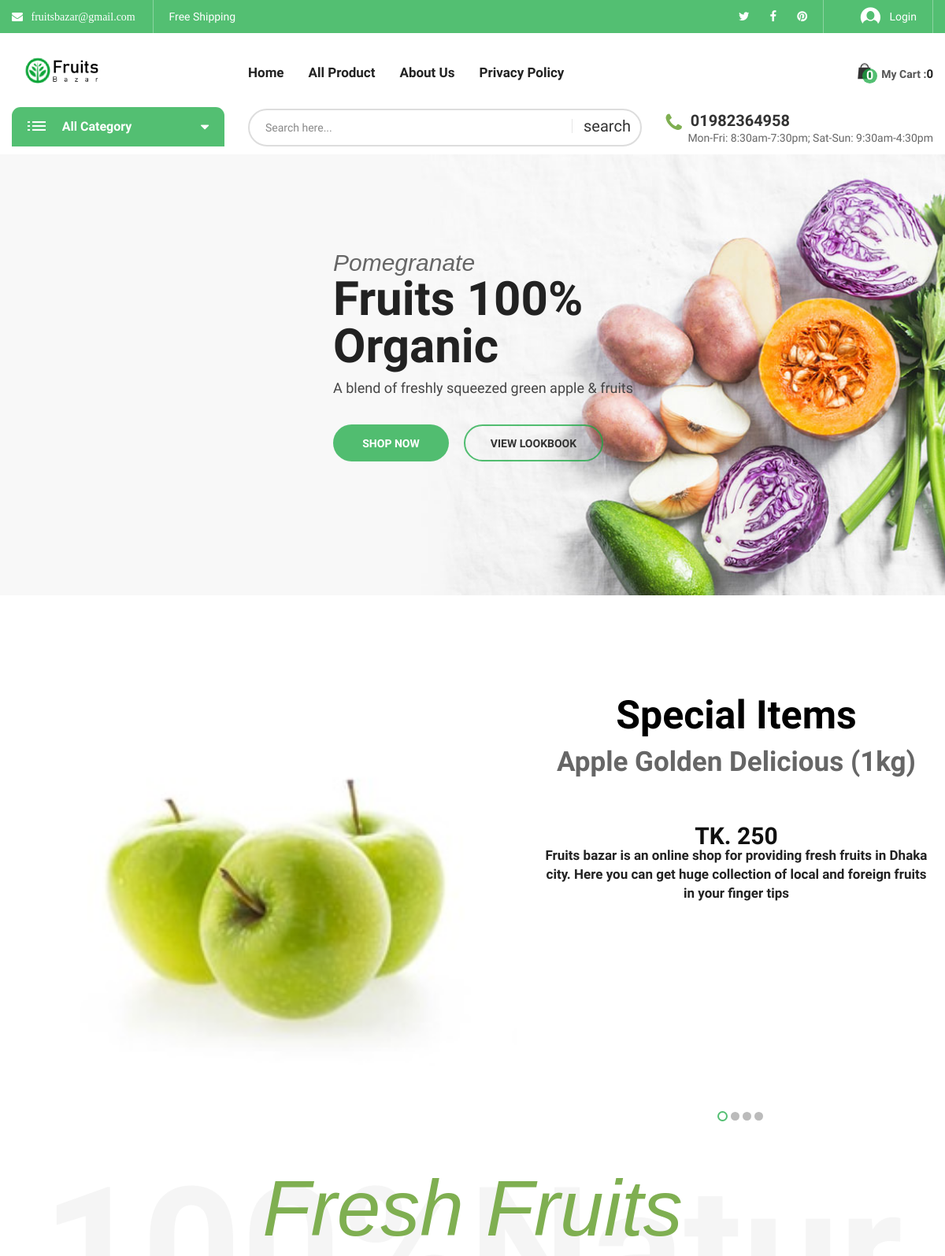
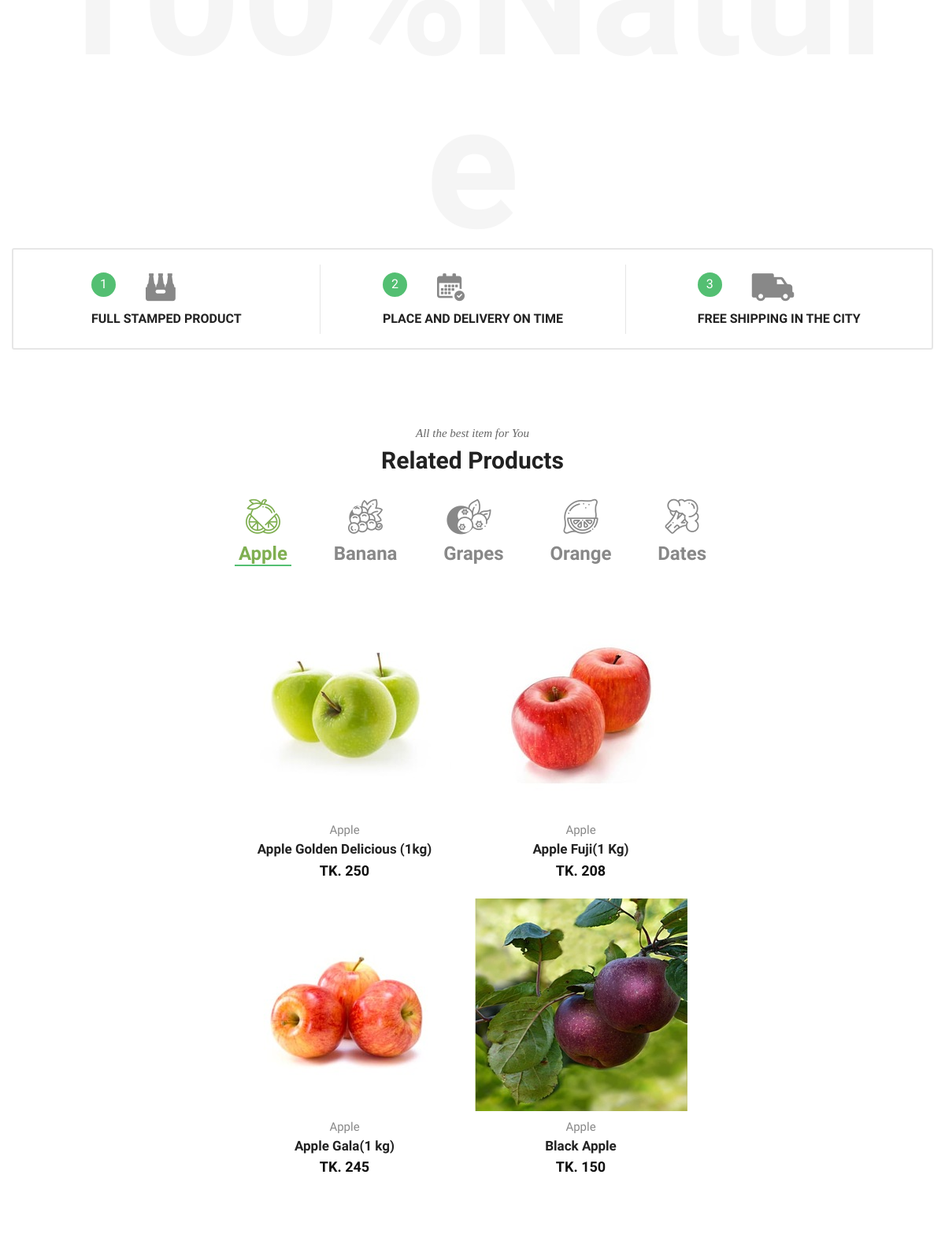
The page / (upper part) on the database its author committed (2 pictures, top to bottom).
### tables this page shows
CREATE TABLE `header_info` (
  `id` int(10) NOT NULL,
  `email` varchar(30) NOT NULL,
  `tweeter` varchar(500) NOT NULL,
  `fb_link` varchar(500) NOT NULL,
  `pinterest` varchar(500) NOT NULL,
  `phone` varchar(20) NOT NULL
);

CREATE TABLE `add_logo` (
  `id` int(10) NOT NULL,
  `img` varchar(200) NOT NULL
);

CREATE TABLE `slider` (
  `slider_id` int(11) NOT NULL,
  `first_line` varchar(255) NOT NULL,
  `second_line` varchar(255) NOT NULL,
  `third_line` varchar(255) NOT NULL,
  `btn_left` varchar(25) NOT NULL,
  `btn_right` varchar(25) NOT NULL,
  `slider_img` varchar(255) NOT NULL
);

### admin/class/adminback.php (called while the page is built, shortened)
<?php
class  adminback
{
    private $connection;
    function __construct()
    {
        $dbhost = "localhost";
        $dbuser = "root";
        $dbpass = "";
        $dbname = "ecommerce";
        $this->connection = mysqli_connect($dbhost, $dbuser, $dbpass, $dbname);
    }
    function display_links()
    {
        $query = "SELECT * FROM header_info";
        if (mysqli_query($this->connection, $query)) {
            $ctg_info = mysqli_query($this->connection, $query);
            return $ctg_info;
        }
    }
    function display_logo()
    {
        $query = "SELECT * FROM add_logo";
        if (mysqli_query($this->connection, $query)) {
            $pdt_info = mysqli_query($this->connection, $query);
            return $pdt_info;
        }
    }
    function SlideShow(){
        $query = "SELECT * FROM `slider`";
        if(mysqli_query($this->connection, $query)){
            $row = mysqli_query($this->connection, $query);
            return $row;
        }
    }
}

### includes/slider_main.php (the view, shortened to what this page needs)
<div class="main-slide block-slider nav-change">
                <ul class="biolife-carousel" data-slick='{"arrows": true, "dots": false, "slidesMargin": 0, "slidesToShow": 1, "infinite": false, "speed": 800}' >
                <?php
                    $obj = new adminback();
                   $rows =  $obj->SlideShow();
                   while ($row = mysqli_fetch_assoc($rows)){
                ?>
                <li>
                        <div class="slide-contain slider-opt03__layout02 slide_animation type_02">
                            <div class="media background-geen-01" style="background-image: url('admin/uploads/<?php echo $row["slider_img"]?>');"></div>
                            <div class="text-content">
                                <i class="first-line"><?php echo $row['first_line']; ?></i>
                                <h3 class="second-line"> <?php echo $row['second_line']; ?> </h3>
                                <p class="third-line"><?php echo $row['third_line']; ?></p>
                                <p class="buttons">
                                    <a href="./all_product.php" class="btn btn-bold"><?php echo $row['btn_left']; ?></a>
                                    <a href="#" class="btn btn-thin"><?php echo $row['btn_right']; ?></a>
                                </p>
                            </div>
                        </div>
                    </li>
                    <?php
                         }
                    ?>
                </ul>
            </div>

### includes/header_top.php (shortened to what this page needs)
<?php
$obj= new adminback();
    $links = $obj->display_links();
?>
<div class="header-top bg-main hidden-xs">
            <div class="container">
                <div class="top-bar left">
                    <ul class="horizontal-menu">
                        <?php
                        while( $link = mysqli_fetch_assoc($links)){?>
                        <li>
                            <a class="fa fa-envelope" href="" > &nbsp;
                           <?php  echo $link['email'];  ?>
                          </a></li>
                        <li><a href="#">Free Shipping</a></li>
                    </ul>
                </div>
                <div class="top-bar right">
                    <ul class="social-list">
                        <li><a href="#<?php  echo $link['tweeter'];  ?>"><i class="fa fa-twitter" aria-hidden="true"></i></a></li>
                        <li><a href="#<?php  echo $link['fb_link'];  ?>"><i class="fa fa-facebook" aria-hidden="true"></i></a></li>
                        <li><a href="#<?php  echo $link['pinterest'];  ?>"><i class="fa fa-pinterest" aria-hidden="true"></i></a></li>
                               <?php } ?>
                    </ul>
                    <ul class="horizontal-menu">
                        <li><a href="user_login.php" class="login-link"><i class="biolife-icon icon-login"></i>
                        <?php
                        if(isset($_SESSION['username'])){
                            echo $_SESSION['username'];
                        }else{
                            echo "Login";
                        }
                        ?>
                        </a></li>
                    </ul>
                </div>
            </div>
        </div>

### includes/header_middle.php (shortened to what this page needs)
<?php
    $obj=new adminback();
   $logo_info = $obj->display_logo();
?>
<div class="header-middle biolife-sticky-object ">
    <div class="container">
        <div class="row">
            <div class="col-lg-3 col-md-2 col-md-6 col-xs-6">
                <a href="index.php" class="biolife-logo">
    <?php while($logo = mysqli_fetch_assoc( $logo_info)) {
        ?>
                    <img src="admin/uploads/<?php echo $logo['img']; ?>" alt="biolife logo" width="135" height="36">
                </a>
            <?php } ?>
            </div>
            <div class="col-lg-6 col-md-7 hidden-sm hidden-xs">
                <div class="primary-menu">
                    <ul class="menu biolife-menu clone-main-menu clone-primary-menu" id="primary-menu" data-menuname="main menu">
                        <li class="menu-item"><a href="index.php">Home</a></li>
                        <li class="menu-item"><a href="all_product.php">All Product</a></li>
                        <li class="menu-item"><a href="#">About Us</a></li>
                        <li class="menu-item"><a href="#">Privacy Policy </a></li>
                    </ul>
                </div>
            </div>
            <div class="col-lg-3 col-md-3 col-md-6 col-xs-6">
                <div class="biolife-cart-info">
                    <div class="minicart-block">
                        <div class="minicart-contain">
                            <a href="javascript:void(0)" class="link-to">
                                <span class="icon-qty-combine">
                                    <i class="icon-cart-mini biolife-icon"></i>
                                    <span class="qty">
                                        <?php
                                        if (isset($_SESSION['cart'])) {
                                            echo $_SESSION['cart_pdt_number'];
                                        } else {
                                            echo "0";
                                        }
                                        ?>
                                    </span>
                                </span>
                                <span class="title">My Cart :</span>
                                <span class="sub-total">
                                    <?php
                                    if (isset($_SESSION['cart'])) {
                                        echo $_SESSION['subtotal'];
                                    } else {
                                        echo "0";
                                    }
                                    ?></span>
                            </a>
                        </div>
                    </div>
                </div>
            </div>
        </div>
    </div>
</div>

### includes/header_bottom.php
<?php
$obj = new adminback();
$links = $obj->display_links();
$link = mysqli_fetch_assoc($links);
?>
<div class="header-bottom hidden-sm hidden-xs">
    <div class="container">
        <div class="row">
            <div class="col-lg-3 col-md-4">
                <?php
                include_once("vertical_menu.php")
                ?>
            </div>
            <div class="col-lg-9 col-md-8 padding-top-2px">
                <?php
                include_once("search_bar.php")
                ?>
                <div class="live-info">
                    <p class="telephone"><i class="fa fa-phone" aria-hidden="true"></i><b class="phone-number"> <?php echo $link['phone'] ?> </b></p>
                    <p class="working-time">Mon-Fri: 8:30am-7:30pm; Sat-Sun: 9:30am-4:30pm</p>
                </div>
            </div>
        </div>
    </div>
</div>

### rows shown on the page
header_info: email "fruitsbazar@gmail.com", phone "01982364958"
add_logo: img (picture)
slider: slider_img (picture), first_line "Pomegranate", second_line "Fruits 100% Organic", third_line "A blend of freshly squeezed green apple & fruits", btn_left "SHOP NOW", btn_right "VIEW LOOKBOOK"

### other values the page prints
$pdt_data['pdt_name'] "Apple Golden Delicious (1kg)"
$pdt_data['pdt_price'] "250"
$pdt_data['pdt_des'] "Fruits bazar is an online shop for providing fresh fruits in Dhaka city. Here you can get huge collection of local and foreign fruits in your finger tips"
$array_collum['0'] "Apple"
$array_collum['1'] "Banana"
$array_collum['2'] "Grapes"
$array_collum['3'] "Orange"
$array_collum['4'] "Dates"
$eight_pdt_ctg_one['ctg_name'] "Apple"
$eight_pdt_ctg_one['pdt_name'] "Apple Golden Delicious (1kg)"
$eight_pdt_ctg_one['pdt_price'] "250"
$eight_pdt_ctg_one['pdt_name'] "Apple Gala(1 kg)"
$eight_pdt_ctg_one['pdt_price'] "245"
$eight_pdt_ctg_one['pdt_name'] "Apple Fuji(1 Kg)"
$eight_pdt_ctg_one['pdt_price'] "208"
